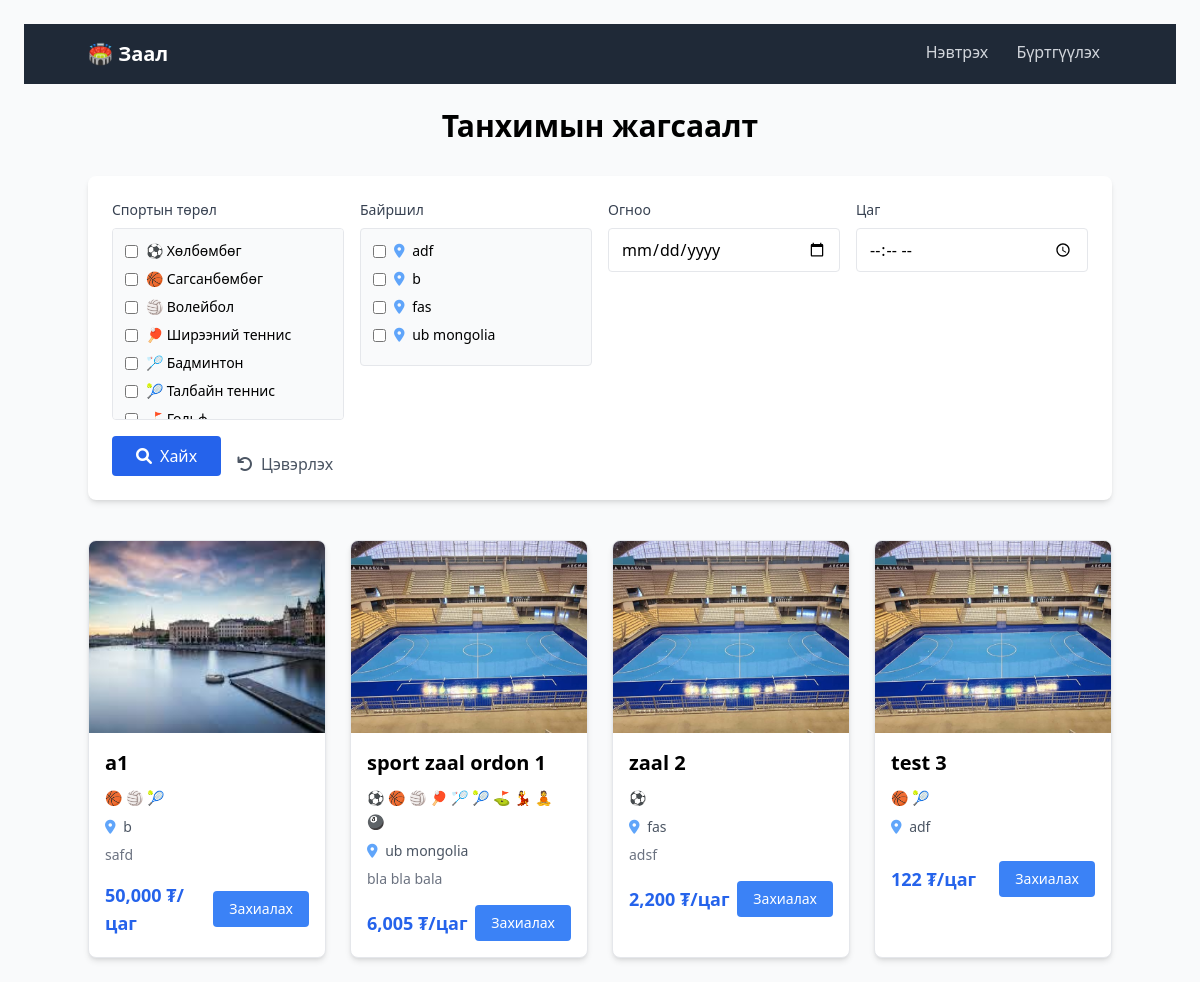
The app's page /home.php with its own data.
### tables this page shows
CREATE TABLE `venue` (
  `VenueID` int(11) NOT NULL,
  `ManagerID` int(11) NOT NULL,
  `Name` varchar(100) NOT NULL,
  `Location` varchar(255) NOT NULL,
  `SportType` enum('Хөлбөмбөг','Сагсанбөмбөг','Волейбол','Ширээний теннис','Бадминтон','Талбайн теннис','Гольф','Бүжиг','Иога','Билльярд') NOT NULL,
  `HourlyPrice` decimal(10,2) NOT NULL,
  `Description` text DEFAULT NULL,
  `MapLocation` varchar(255) DEFAULT NULL
);

CREATE TABLE `venuesports` (
  `ID` int(11) NOT NULL,
  `VenueID` int(11) DEFAULT NULL,
  `SportType` enum('Хөлбөмбөг','Сагсанбөмбөг','Волейбол','Ширээний теннис','Бадминтон','Талбайн теннис','Гольф','Бүжиг','Иога','Билльярд') NOT NULL
);

### home.php (the view, shortened to what this page needs)
<?php
require 'config/db.php';
$page = max(1, (int)($_GET['page'] ?? 1));
$perPage = 8;
$offset = ($page - 1) * $perPage;
$all_sports = ['Хөлбөмбөг', 'Сагсанбөмбөг', 'Волейбол', 'Ширээний теннис', 'Бадминтон', 'Талбайн теннис', 'Гольф', 'Бүжиг', 'Иога', 'Билльярд'];
$search_sport = array_filter($_GET['sport_type'] ?? [], fn($s) => in_array($s, $all_sports));
$search_location = array_filter($_GET['location'] ?? []);
$search_date = $_GET['date'] ?? '';
$search_time = $_GET['time'] ?? '';
$conn->set_charset("utf8mb4");
$venue_base_query = "FROM Venue v WHERE EXISTS (
    SELECT 1 FROM VenueTimeSlot vts
    WHERE vts.VenueID = v.VenueID
    AND vts.Status = 'Available'
)";
$venues_query = "SELECT v.VenueID, v.Name, v.Description, v.Location,
    (SELECT MIN(Price) FROM VenueTimeSlot vts WHERE vts.VenueID = v.VenueID AND vts.Status = 'Available') AS MinPrice,
    (SELECT ImagePath FROM VenueImages vi WHERE vi.VenueID = v.VenueID LIMIT 1) AS FirstImage
    $venue_base_query
    GROUP BY v.VenueID
    LIMIT $perPage OFFSET $offset";
$stmt = $conn->prepare($venues_query);
$stmt->execute();
$venues_result = $stmt->get_result();
$sport_types_result = $conn->query("SELECT DISTINCT SportType FROM VenueSports ORDER BY SportType");
$locations_result = $conn->query("SELECT DISTINCT Location FROM Venue ORDER BY Location");
$sport_emojis = [
    'Хөлбөмбөг' => '⚽',
    'Сагсанбөмбөг' => '🏀',
    'Волейбол' => '🏐',
    'Ширээний теннис' => '🏓',
    'Бадминтон' => '🏸',
    'Талбайн теннис' => '🎾',
    'Гольф' => '⛳',
    'Бүжиг' => '💃',
    'Иога' => '🧘',
    'Билльярд' => '🎱'
];
    ?>
<!DOCTYPE html>
<html lang="mn">
<head>
    <script src="https://cdn.tailwindcss.com"></script>
    <link rel="stylesheet" href="https://cdnjs.cloudflare.com/ajax/libs/font-awesome/6.0.0/css/all.min.css">
</head>
<body class="bg-gray-50 font-sans max-w-screen-xl mx-auto p-6">
    <?php include 'header.php'; ?>
    <div class="container mx-auto">
        <h1 class="text-3xl font-bold text-center mb-8">Танхимын жагсаалт</h1>
        <div class="bg-white shadow-md rounded-lg p-6 mb-10">
            <form action="" method="GET" class="grid grid-cols-1 md:grid-cols-2 lg:grid-cols-4 gap-4">
                <div>
                    <label class="block text-sm font-medium text-gray-700 mb-2">Спортын төрөл</label>
                    <div class="border rounded max-h-48 overflow-y-auto p-3 bg-gray-50">
                        <?php while ($sport = $sport_types_result->fetch_assoc()): ?>
                            <label class="flex items-center mb-2">
                                <input type="checkbox"
                                       name="sport_type[]"
                                       value="<?= htmlspecialchars($sport['SportType']) ?>"
                                       class="mr-2 text-blue-600 focus:ring-blue-500"
                                       <?= in_array($sport['SportType'], $search_sport) ? 'checked' : '' ?>>
                                <span class="text-sm">
                                    <?= $sport_emojis[$sport['SportType']] ?? '🏆' ?>
                                    <?= htmlspecialchars($sport['SportType']) ?>
                                </span>
                            </label>
                        <?php endwhile; ?>
                    </div>
                </div>
                <div>
                    <label class="block text-sm font-medium text-gray-700 mb-2">Байршил</label>
                    <div class="border rounded max-h-48 overflow-y-auto p-3 bg-gray-50">
                        <?php while ($loc = $locations_result->fetch_assoc()): ?>
                            <label class="flex items-center mb-2">
                                <input type="checkbox"
                                       name="location[]"
                                       value="<?= htmlspecialchars($loc['Location']) ?>"
                                       class="mr-2 text-blue-600 focus:ring-blue-500"
                                       <?= in_array($loc['Location'], $search_location) ? 'checked' : '' ?>>
                                <span class="text-sm">
                                    <i class="fas fa-map-marker-alt mr-1 text-blue-400"></i>
                                    <?= htmlspecialchars($loc['Location']) ?>
                                </span>
                            </label>
                        <?php endwhile; ?>
                    </div>
                </div>
                <div>
                    <label for="date" class="block text-sm font-medium text-gray-700 mb-2">Огноо</label>
                    <input type="date"
                           name="date"
                           id="date"
                           value="<?= htmlspecialchars($search_date) ?>"
                           class="w-full border rounded px-3 py-2 focus:ring-blue-500 focus:border-blue-500">
                </div>
                <div>
                    <label for="time" class="block text-sm font-medium text-gray-700 mb-2">Цаг</label>
                    <input type="time"
                           name="time"
                           id="time"
                           value="<?= htmlspecialchars($search_time) ?>"
                           class="w-full border rounded px-3 py-2 focus:ring-blue-500 focus:border-blue-500">
                </div>
                <div class="flex items-end space-x-4 col-span-full">
                    <button type="submit"
                            class="bg-blue-600 text-white px-6 py-2 rounded hover:bg-blue-700 transition duration-300 flex items-center">
                        <i class="fas fa-search mr-2"></i> Хайх
                    </button>
                    <a href="<?= htmlspecialchars($_SERVER['PHP_SELF']) ?>"
                       class="text-gray-600 hover:text-blue-600 flex items-center">
                        <i class="fas fa-undo mr-2"></i> Цэвэрлэх
                    </a>
                </div>
            </form>
        </div>
        <div class="grid grid-cols-1 sm:grid-cols-2 md:grid-cols-3 lg:grid-cols-4 gap-6">
            <?php if ($venues_result && $venues_result->num_rows > 0): ?>
                <?php while ($venue = $venues_result->fetch_assoc()): ?>
                    <div class="bg-white border border-gray-200 rounded-lg shadow-md hover:shadow-xl transition duration-300 overflow-hidden">
                        <?php if ($venue['FirstImage']): ?>
                            <div class="h-48 overflow-hidden">
                                <img src="<?= htmlspecialchars($venue['FirstImage']) ?>"
                                     alt="<?= htmlspecialchars($venue['Name']) ?>"
                                     class="w-full h-full object-cover">
                            </div>
                        <?php endif; ?>
                        <div class="p-4">
                            <h2 class="text-xl font-bold mb-2 truncate"><?= htmlspecialchars($venue['Name']) ?></h2>
                            <div class="mb-2">
                                <?php
                                $sport_q = "SELECT SportType FROM VenueSports WHERE VenueID = " . $venue['VenueID'];
                                $sport_r = $conn->query($sport_q);
                                while ($row = $sport_r->fetch_assoc()) {
                                    $emoji = $sport_emojis[$row['SportType']] ?? '❓';
                                    echo "<span class='inline-block mr-1 text-sm' title='" . htmlspecialchars($row['SportType']) . "'>$emoji</span>";
                                }
                                ?>
                            </div>
                            <p class="text-sm text-gray-600 mb-2">
                                <i class="fas fa-map-marker-alt mr-1 text-blue-400"></i>
                                <?= htmlspecialchars($venue['Location']) ?>
                            </p>
                            <p class="text-sm mb-4 text-gray-500 line-clamp-2">
                                <?= htmlspecialchars($venue['Description'] ?? 'Дэлгэрэнгүй мэдээлэл байхгүй') ?>
                            </p>
                            <?php if ($venue['MinPrice']): ?>
                                <div class="flex justify-between items-center">
                                    <span class="text-lg font-bold text-blue-600">
                                        <?= number_format($venue['MinPrice']) ?> ₮/цаг
                                    </span>
                                    <a href="book_venue.php?venue_id=<?= $venue['VenueID'] ?>"
                                       class="bg-blue-500 text-white px-4 py-2 rounded hover:bg-blue-600 transition duration-300 text-sm">
                                        Захиалах
                                    </a>
                                </div>
                            <?php endif; ?>
                        </div>
                    </div>
                <?php endwhile; ?>
            <?php endif; ?>
        </div>
    </div>
</body>
</html>

### header.php (shortened to what this page needs)
<nav class="bg-gray-800 p-4">
    <div class="container mx-auto flex justify-between">
        <a href="home.php" class="text-white font-bold text-xl">🏟️ Заал</a>
        <div>
            <?php if (!isset($_SESSION['user_id'])): ?>
                <a href="login.php" class="text-gray-300 hover:text-white px-3">Нэвтрэх</a>
                <a href="register.php" class="text-gray-300 hover:text-white px-3">Бүртгүүлэх</a>
            <?php else: ?>
                <span class="text-white mr-4">Сайн байна уу, <?= htmlspecialchars($userName ?? '') ?></span>
                <a href="logout.php"
                    class="text-white border border-white rounded px-3 py-1 hover:bg-white hover:text-gray-800">Гарах</a>
            <?php endif; ?>
        </div>
    </div>
</nav>

### records on screen
venue: shows a picture, Name "a1", Location "b", Description "safd", MinPrice "50,000"
venuesports: SportType "🏀"
venuesports: SportType "🏐"
venuesports: SportType "🎾"
venue: Name "sport zaal ordon 1", Location "ub mongolia", Description "bla bla bala", MinPrice "6,005"
venuesports: SportType "⚽"
venuesports: SportType "🏀"
venuesports: SportType "🏐"
venuesports: SportType "🏓"
venuesports: SportType "🏸"
venuesports: SportType "🎾"
venuesports: SportType "⛳"
venuesports: SportType "💃"
venuesports: SportType "🧘"
venuesports: SportType "🎱"
venue: Name "zaal 2", Location "fas", Description "adsf", MinPrice "2,200"
venuesports: SportType "⚽"
venue: Name "test 3", Location "adf", MinPrice "122"
venuesports: SportType "🏀"
venuesports: SportType "🎾"

### other values on screen
$sport_emojis[$sport['SportType']] "⚽"
$sport['SportType'] "Хөлбөмбөг"
$sport_emojis[$sport['SportType']] "🏀"
$sport['SportType'] "Сагсанбөмбөг"
$sport_emojis[$sport['SportType']] "🏐"
$sport['SportType'] "Волейбол"
$sport_emojis[$sport['SportType']] "🏓"
$sport['SportType'] "Ширээний теннис"
$sport_emojis[$sport['SportType']] "🏸"
$sport['SportType'] "Бадминтон"
$sport_emojis[$sport['SportType']] "🎾"
$sport['SportType'] "Талбайн теннис"
$loc['Location'] "adf"
$loc['Location'] "b"
$loc['Location'] "fas"
